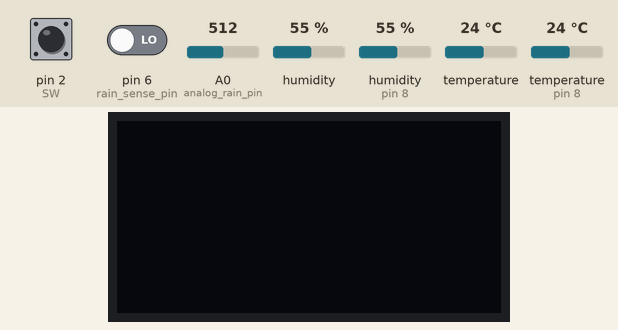
This sketch was run on a simulated Arduino Uno, built with avr-gcc and run on an emulated ATmega328P. Shown: 128×64 one-colour display. Inputs (shaded band) come from the test bench; at power-on: pin 2 (SW) HIGH, pin 6 (rain_sense_pin) LOW, A0 (analog_rain_pin) = 512, humidity 55 %, humidity (sensor on pin 8) 55 %, temperature 24 °C, temperature (sensor on pin 8) 24 °C. Sleep ends after the set time or at an interrupt; the local clock reads 2024-03-15 10:24:30 at power-on unless the sketch sets it; what the sketch prints to the serial monitor is not drawn.

Above: at 5.0 s.
5.1 s: pin 2 (SW) pulled LOW for 0.15 s
At 6.7 s:
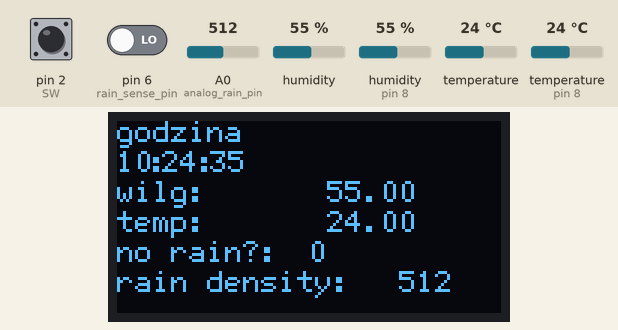
8.2 s: pin 2 (SW) pulled LOW for 3.2 s
At 12.1 s:
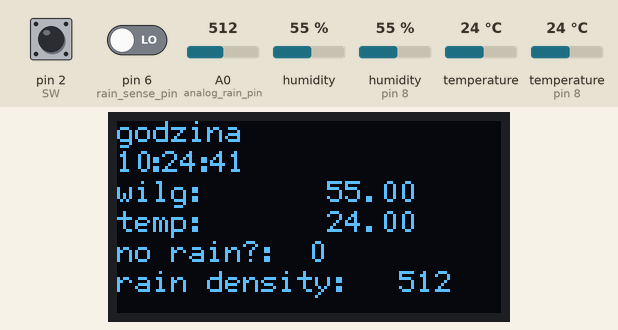
Timing chart, 0 to 13.6 s (numbered marks = the images above; inputs shaded):
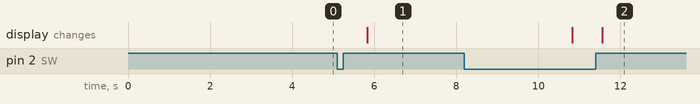

Measured:
- after the input at 5.1 s, the display: changes after 0.73 s (image 1)
- after the input at 8.2 s, the display: first differs from a run without the input after 3.4 s (image 2)

The sketch:

rtc_20-03-2019.ino
```cpp
//eeprom function and many digital pins are still not used!
#include <avr/sleep.h>
#include <DS3231.h>
#include <Wire.h>
#include "U8glib.h"
#include <AM2320.h>
#include <DHT.h>

#define dhtpin 8
#define DHTTYPE DHT11 // dht 11 ale czy t ojest ten z ujemnymi temp?
#define analog_rain_pin A0 //precise analog rain sensor values from this pin
AM2320 thsensor;//inicjalizacja obiektu sensora am2320
DS3231 Clock;//inicjalizacjaa obiektu zeara
U8GLIB_SSD1306_128X64 u8g(U8G_I2C_OPT_NONE|U8G_I2C_OPT_DEV_0); // I2C / TWI wyswietlacz oled i2c
DHT dht(dhtpin,DHTTYPE);
bool Century=false;//nie wiem czy to potrzebne
bool h12;//clock varible
bool PM;//clock variable

bool not_raining=0;//logic value from rain sensor it will be set to 1 wen rain exceeds the value set on the sensor potentiometer
volatile boolean flag=false;//volatile becouse it is only changed by interrupt function

//const int clock_vcc=12;//vcc for clock module
const int rain_vcc=7;// 5volts from rain sensor on digital to save energy during sleep
const int rain_sense_pin =6;//digital pin from rain sensor its value determines the not_raining variable
const int SW=2;//wakeup switch connected to arduino D2 is interrupt pin marked as 0

int rain_density=0;//wartosc do analogowego odcztu deszczu imn mniejsza tym wiekszy
float humi=0,temp=0;//to store the am sensor readouts (outside)
float humi_in=0,temp_in=0;//tostore dht 11 readouts (inside)

void read_dht(float &hum_in,float &tempe_in);
void amsensor_readout(float &humid,float &tempe);
void draw(byte daY,byte montH,byte yeaR,byte houR,byte minutE,byte seC,float &humi_1,float &temp_1,bool not_raining_cpy,int &rain_density);
void setFlag();
void ArduGoSleep();

void setup() {
  // Start the I2C interface
  Wire.begin();
  dht.begin();
  // Start the serial interface
  Serial.begin(115200);
  pinMode(rain_vcc,OUTPUT);
  digitalWrite(rain_vcc,LOW);//off immediatelly, shoud be pulled high only during measurment
 // pinMode(clock_vcc,OUTPUT);
  //digitalWrite(clock_vcc,LOW);//off immediatelly, shoud be pulled high only during measurment
  pinMode(SW,INPUT_PULLUP);
  pinMode(rain_sense_pin,INPUT);

 // amsensor_Readout(humi,temp);
  //delay(2000);
 // float testingvalue=26.54;
 // Serial.println(float_to_char(testingvalue));
  u8g.sleepOn();//turn off oled
  ArduGoSleep();//arduino goes to sleep and waits for an interrupt to occur

// uncomment this only once to set the rtc values to correct ones eg.after relacing cr2320 battery of the clock
 /*
 Clock.setSecond(0);
Clock.setMinute(41);
Clock.setHour(22);
Clock.setDate(26);
Clock.setMonth(2);
Clock.setYear(19);
Clock.setDoW(2);
*/}

void loop() {
  // send what's going on to the serial monitor.
  // Start with the year

 /*
  // Display the temperature
  Serial.print("T=");
  Serial.print(Clock.getTemperature(), 2);
  // Tell whether the time is (likely to be) valid
  if (Clock.oscillatorCheck()) {
    Serial.print(" O+");
  } else {
    Serial.print(" O-");
  }
Serial.println(Clock.getHour(h12, PM));

  */
 // //if(digitalRead(SW)==LOW){
// amsensor_Readout(humi,temp);
  if(flag){

amsensor_Readout(humi,temp);//we are reading the values from am2320 sensor
read_dht(humi_in,temp_in);//reading inside temperature values
not_raining=rain_checker(rain_density);//checking weather the mesured level of rain is greater than the defined one
//at the same time getting preecise rain value to the global variable rain_density
//not_raining=1 when no rain, 0 when it rain

    u8g.sleepOff();//waking up the oled screen
  //  digitalWrite(clock_vcc,HIGH);
    //amsensor_Readout(humi,temp);
  u8g.firstPage();
   do {
draw(0,0,0,Clock.getHour(h12, PM),Clock.getMinute(),Clock.getSecond(),humi,temp,not_raining,rain_density);
} while( u8g.nextPage() );//end of the picture loop
//amsensor_Readout(humi,temp);
  delay(5000);//5s oled working time after that it goes to sleep
 // digitalWrite(clock_vcc,LOW);
  u8g.sleepOn();//after 5 sec oled goes to sleee
   flag=false;//flag is set to 0 and it will be changed when the next interrupt on D2 occurs
  ArduGoSleep();//going for sleep function
  }


}


//this function needs modifying still, to make it more readable and to make its oled output look more representative
void draw(byte daY,byte montH,byte yeaR,byte houR,byte minutE,byte seC,float &humi_1,float &temp_1,bool not_raining_cpy,int &rain_density)
{
//x y to pozycja lewego dolnego piksela pisanego tekstu
u8g.setFont(u8g_font_6x12);
u8g.setColorIndex(1);

 int x=0,y=7,xd=64; // wpolowie zaczniemy wartosci wiec x bedzie 64 rowne
u8g.drawStr( x, y, "godzina");
y+=10;
//char buf[5];
//dtostrf(houR, 4,1,buf);
//char buf=houR;
//u8g.drawStr( 0, y, buf);
u8g.setPrintPos(0,y);
u8g.print(houR);
u8g.drawStr(11,y,":");
u8g.setPrintPos(15,y);
u8g.print(minutE);
u8g.drawStr(27,y,":");
u8g.setPrintPos(31,y);
u8g.print(seC);
y+=10;
char buf[5];
dtostrf(humi_1, 6,2,buf);//zm do konwersji,ilosc miejsc calosci ze znakiem,ile po przecinku i bufor string do zapisu
u8g.drawStr(0,y,"wilg: "); u8g.drawStr(xd,y,buf);
y+=10;
char buf_t[6];//bo znak minus
dtostrf(temp_1,6,2,buf_t);
u8g.drawStr(0,y,"temp: "); u8g.drawStr(xd,y,buf_t);
y+=10;
u8g.drawStr(0,y,"no rain?: ");
u8g.setPrintPos(xd,y); u8g.print(not_raining_cpy);
y+=10;
u8g.drawStr(0,y,"rain density: ");
u8g.setPrintPos(xd+30,y); u8g.print(rain_density);//+30 to prevent both columns from meeting

}

void setFlag()//flag changed to 1 when interrupt occurs
//when on 1 everything in the main loop can run
{
  flag=true;
}

void ArduGoSleep()//function to manage arduino sleep mode
{
  set_sleep_mode(SLEEP_MODE_PWR_DOWN);
  sleep_enable();
  attachInterrupt(0,setFlag,LOW);//D2 pin jako switch
  sleep_mode();//tu wchodzi w sleep
  //wywaola zmieni flage wejdzie w setup i loop akutalizacja oleda 5 sek i flaga na 0 i wywola ta funkcje od poczatku]
  sleep_disable();
  detachInterrupt(0);
}


void amsensor_Readout(float &humid,float &tempe)//function to read values from am2320 i2c sensor
{
  byte case_holder;//ma tzymac warunek ktory zwraca funkcja odczytujaca
  do{
  case_holder=thsensor.Read();
  if(case_holder==0)
  {
     humid=thsensor.h;
     tempe=thsensor.t;
     Serial.println(tempe);
     delay(200);
  }else if(case_holder==1) {
    humid=0.0;
    tempe=0.0;
    Serial.println("1");
  }else if(case_holder==2){
    humid=0.0;
    tempe=0.0;
    Serial.println("2");
  }
  }while(case_holder!=0);

}


bool rain_checker(int &rain_density_cpy)
{
  digitalWrite(rain_vcc,HIGH);//power on to rain sensor
  bool temp_var=digitalRead(rain_sense_pin);
rain_density_cpy=analogRead(analog_rain_pin);//analog rain ddensity measurment
//the greater the number the weaker the rain is becouse greater resistance and higher voltage drop
digitalWrite(rain_vcc,LOW);//power savings
  return temp_var;//returns 0 when not raining, 1 when it rains
}

void read_dht(float &hum_in,float &tempe_in)
{
  humi_in=dht.readHumidity();
  tempe_in=dht.readTemperature();
}

void battery_readout(byte batt_anlog_pin)
{

}

int light_sensor_readout(byte readout_pin)
{//it will only work until battery volatage is single cell one
//with 2s pack you will get 8.2v and that wil kill arduino
//needs then a volatage divider
  return analogRead(readout_pin);
}
```
